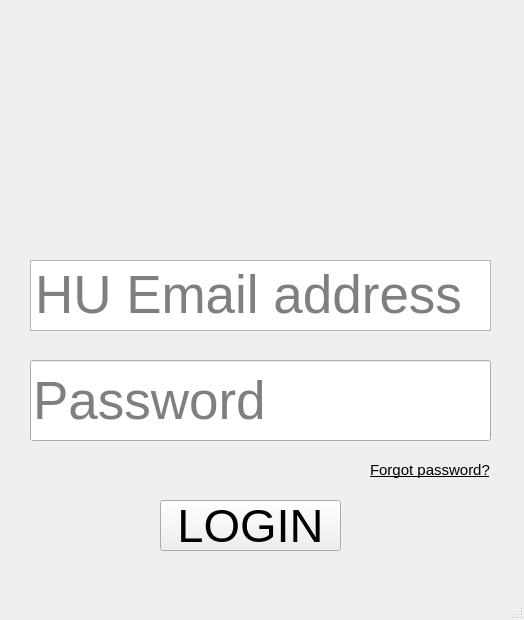
<?xml version="1.0" encoding="UTF-8"?>
<ui version="4.0">
 <class>loginScreen</class>
 <widget class="QMainWindow" name="loginScreen">
  <property name="geometry">
   <rect>
    <x>0</x>
    <y>0</y>
    <width>524</width>
    <height>620</height>
   </rect>
  </property>
  <property name="windowTitle">
   <string>Login</string>
  </property>
  <widget class="QWidget" name="centralwidget">
   <widget class="QTextEdit" name="userID">
    <property name="geometry">
     <rect>
      <x>30</x>
      <y>260</y>
      <width>461</width>
      <height>71</height>
     </rect>
    </property>
    <property name="font">
     <font>
      <pointsize>40</pointsize>
     </font>
    </property>
    <property name="verticalScrollBarPolicy">
     <enum>Qt::ScrollBarAlwaysOff</enum>
    </property>
    <property name="placeholderText">
     <string>HU Email address</string>
    </property>
   </widget>
   <widget class="QLabel" name="forgotPasswordLabel">
    <property name="geometry">
     <rect>
      <x>370</x>
      <y>460</y>
      <width>121</width>
      <height>20</height>
     </rect>
    </property>
    <property name="font">
     <font>
      <pointsize>11</pointsize>
      <underline>true</underline>
     </font>
    </property>
    <property name="text">
     <string>Forgot password?</string>
    </property>
   </widget>
   <widget class="QLabel" name="label">
    <property name="geometry">
     <rect>
      <x>60</x>
      <y>20</y>
      <width>381</width>
      <height>241</height>
     </rect>
    </property>
    <property name="text">
     <string/>
    </property>
    <property name="pixmap">
     <pixmap>sign_in.png</pixmap>
    </property>
    <property name="scaledContents">
     <bool>true</bool>
    </property>
   </widget>
   <widget class="QPushButton" name="login_btn">
    <property name="geometry">
     <rect>
      <x>160</x>
      <y>500</y>
      <width>181</width>
      <height>51</height>
     </rect>
    </property>
    <property name="font">
     <font>
      <pointsize>35</pointsize>
     </font>
    </property>
    <property name="text">
     <string>LOGIN</string>
    </property>
   </widget>
   <widget class="QLineEdit" name="passwordEntry">
    <property name="geometry">
     <rect>
      <x>30</x>
      <y>360</y>
      <width>461</width>
      <height>81</height>
     </rect>
    </property>
    <property name="font">
     <font>
      <pointsize>40</pointsize>
     </font>
    </property>
    <property name="echoMode">
     <enum>QLineEdit::Password</enum>
    </property>
    <property name="placeholderText">
     <string>Password</string>
    </property>
   </widget>
  </widget>
  <widget class="QMenuBar" name="menubar">
   <property name="geometry">
    <rect>
     <x>0</x>
     <y>0</y>
     <width>524</width>
     <height>21</height>
    </rect>
   </property>
  </widget>
  <widget class="QStatusBar" name="statusbar"/>
 </widget>
 <resources>
  <include location="sign_in.png"/>
 </resources>
 <connections/>
</ui>
